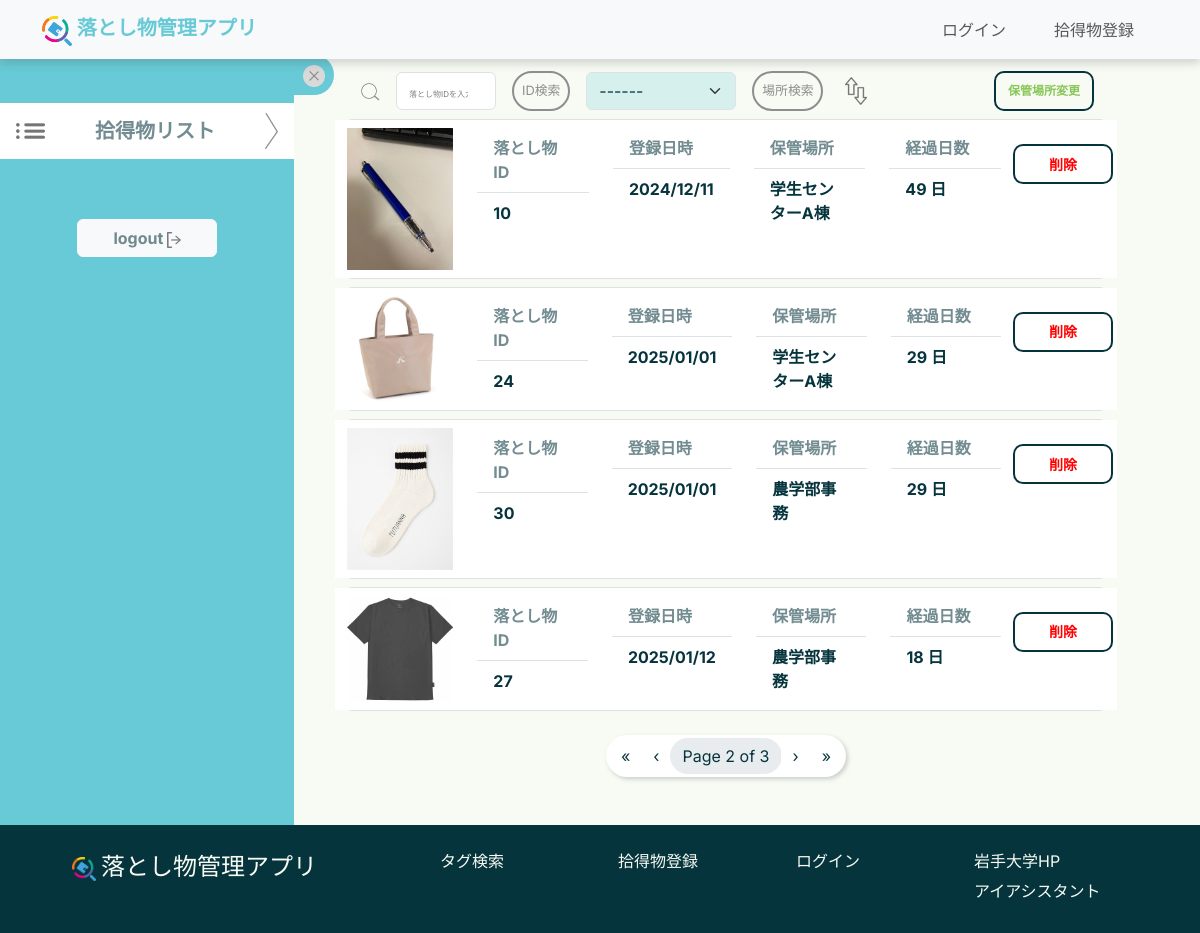
Screenshot of /mypage/administrator/?page=2 with the database file from the repository.
### top/models.py (models this page shows, shortened)
class ItemImage(models.Model):
    id = models.AutoField(primary_key=True)
    item = models.ForeignKey(Item, on_delete=models.CASCADE, verbose_name="Item")
    image_path = models.ImageField(upload_to='item_images/', max_length=255, blank=True, null=True,
                                   verbose_name='Item Images')
    uploaded_at = models.DateTimeField(auto_now_add=True, null=True, blank=True)

class Item(models.Model):
    item_id = models.AutoField(primary_key=True)
    item_name = models.ForeignKey(ItemsNameTag, on_delete=models.CASCADE, verbose_name="Item Name")
    PorD_location = models.ForeignKey(PickedOrDroppedLocationsTag, on_delete=models.CASCADE,
                                      verbose_name="Picked or Dropped Location")
    storage_location = models.ForeignKey(StorageLocationsTag, on_delete=models.CASCADE, verbose_name="Storage Location", null=True)
    item_type = models.IntegerField(verbose_name="Item Type", help_text="0: Found, 1: Lost")
    status = models.SmallIntegerField(verbose_name="Status", help_text="0: Pending, 1: In Progress, 2: Resolved")
    created_at = models.DateTimeField() # 時間を自動的に更新しない
    updated_at = models.DateTimeField(auto_now=True, null=True, blank=True)
    contact_email = models.EmailField(max_length=100, null=True, blank=True)
    contact_phone = models.CharField(max_length=20, null=True, blank=True)
    description = models.TextField(null=True, blank=True)

class StorageLocationsTag(models.Model):
    storage_location_id = models.AutoField(primary_key=True)
    storage_location_name = models.CharField(max_length=100, verbose_name="Storage Location Name",
                                             help_text="Name of the place to store lost items, e.g., administrative office, library, etc.")
    description = models.TextField(null=True, blank=True)
    def __str__(self):
        return self.storage_location_name

### mypage/views.py (the view, shortened to what this page needs)
# urls.py: path("administrator/", views.admin_mypage, name="admin_mypage"),
def admin_mypage(request):
    search_ID = ""
    storage_tags = StorageLocationsTag.objects.all()
    order = request.session.get("order", "asc") # セッションから現在のorderを取得。デフォルトは'asc'
    selected_location = request.session.get("selected_location", "")  # セッションから選択された保管場所を取得
    if selected_location == "":
        founditemimages = ItemImage.objects.select_related("item").order_by("item__created_at")
    else:
        founditemimages = ItemImage.objects.select_related("item").order_by("item__created_at")
        location = StorageLocationsTag.objects.get(storage_location_name=selected_location)
        founditemimages = founditemimages.filter(item__storage_location=location)
    if order == "asc":
        founditemimages = founditemimages.order_by("item__created_at")
    elif order == "des":
        founditemimages = founditemimages.order_by("-item__created_at")
    if search_ID == "":
        pass
    else:
        search_ID = int(search_ID) # item_idのデータ型はint
        founditemimages = founditemimages.filter(item__item_id=search_ID)
    print(order)
    print(selected_location)
    paginator = Paginator(founditemimages, 4)  # 1ページに10件表示
    page_number = request.GET.get('page', 1)
    page_obj = paginator.get_page(page_number)
    return render(request, "administrator.html", {"founditemimages": page_obj, "storagetags": storage_tags})

### mypage/templates/administrator.html (shortened to what this page needs)
{% extends "base.html" %}
{% load static %}
{% block content %}
<body>
    <div class="container-fluid row" style="display: flex; width: 100%">
        <div class="col-xl-3 col-sm-12 text-center" id="sidebar" style="background-color: #67CAD6">
            <div class="list row d-flex justify-content-center align-items-center mt-5" style="color: #06343D90; background-color: #FFFFFF; margin-bottom:60px;">
                <img src="{% static 'imgs\icons\LIST.png' %}" class="col-1" style="width: auto; height: 1em"></img>
                <h4 class="my-3 col-8 fw-bold" style="font-size: 20px;">拾得物リスト</h4>
                <img src="{% static 'imgs\icons\SCROLL ARROW side.png' %}" id="list-arrow" class="col-1" style="width: auto; height: auto"></img>
            </div>
            <a class="navbar-brand" href="{% url 'lostitem:logout' %}">
                <button type="button" class="btn btn-light fw-bold logout mb-5" style="color: #06343D90; width: 140px">
                    logout
                    <img src="{% static 'imgs\icons\logout.png' %}" style="width:auto; height:1em">
                </button>
            </a>
        </div>
        <button id="toggle-btn" class="btn btn-info btn-sm side-btn fw-bold">
            <img src="{% static 'imgs/icons/Component 3.png' %}" id="pls-btn" style="width: 22px; height: 22px;">
        </button>
        <div class="col-xl-8 col-sm-12 my-2" id="main-content">
            <form method="POST">
                <div class="container-fluid">
                    <div class="d-flex flex-column flex-md-row justify-content-between my-2 mb-md-0 gap-3">
                        <div class="d-flex justify-content-center align-items-center">
                            <img src="{% static 'imgs\icons\SEARCH I.png' %}" class="me-3" width="22" height="22">
                            <input type="number" id="searchBox" name="IDsearch" class="form-control me-3" placeholder="落とし物IDを入力" style="width: 100px;" onkeyup="searchButtons()">
                            <button type="submit" class="top-seach-btn p-2 me-3" name="action" value="search" style="white-space: nowrap; ;">ID検索</button>
                            <select id="location" style="width: 150px; background-color: #53C3D233; color: #06343D;" name="search_location" class="form-select me-3">
                                <option value="">------</option>
                            </select>
                            <button type="submit" class="top-seach-btn p-2 me-3" name="action" value="search_location" style="white-space: nowrap;">場所検索</button>
                            <button type="submit" style="height:30px; border: none; background: transparent;" name="action" value="change_order">
                                <img src="{% static 'imgs\icons\arrow.png' %}" alt="Change Order" style="height: 100%;">
                            </button>
                        </div>
                        <div class="d-flex justify-content-end align-items-center">
                            <button type="button" data-bs-toggle="modal" data-bs-target="#MovingMdl" class="btn btn-outline-secondary custom-green fw-bold"
                                    style="width: 100px; height: 40px; color: #8ac75a; border-color: #06343D; border-width: 2px; border-radius: 10px; font-size: 12px;">
                                保管場所変更
                            </button>
                        </div>
                    </div>
                </div>
            </form>
            {% if founditemimages %}
                <div id="content-desktop" style="display:none;">
                    {% for image in founditemimages %}
                        <div class="border my-2 rounded">
                            <div class="row" style="background-color: #FFFFFF;">
                                <img src="{{ image.image_path.url }}" class="col-2 my-2">
                                <div class="col my-2">
                                    <ul class="list-group list-group-flush no-underline">
                                        <li class="list-group-item fw-bold" style="color: #06343D90">落とし物ID</li>
                                        <li class="list-group-item fw-bold" style="color: #06343D">{{ image.item.item_id }}</li>
                                    </ul>
                                </div>
                                <div class="col my-2">
                                    <ul class="list-group list-group-flush no-underline">
                                        <li class="list-group-item fw-bold" style="color: #06343D90">登録日時</li>
                                        <li class="list-group-item fw-bold" style="color: #06343D">{{ image.item.created_at|date:"Y/m/d" }}</li>
                                    </ul>
                                </div>
                                <div class="col my-2">
                                    <ul class="list-group list-group-flush no-underline">
                                        <li class="list-group-item fw-bold" style="color: #06343D90">保管場所</li>
                                        <li class="list-group-item fw-bold" style="color: #06343D">{{ image.item.storage_location }}</li>
                                    </ul>
                                </div>
                                <div class="col my-2">
                                    <ul class="list-group list-group-flush no-underline">
                                        <li class="list-group-item fw-bold" style="color: #06343D90">経過日数</li>
                                        <li class="list-group-item fw-bold" style="color: #06343D">
                                            <span class="elapsed-days" data-created-at="{{ image.item.created_at|date:"Y-m-d H:i:s" }}"></span>
                                        </li>
                                    </ul>
                                </div>
                                <button type="button" class="btn btn-outline-secondary custom-red fw-bold mt-4 me-1 delete-btn"
                                        data-id="{{ image.item.item_id  }}" data-name="{{ image.item.item_id }}"
                                        style="width: 100px; height: 40px; color: #ff0000; border-color: #06343D; border-width: 2px; border-radius: 10px; font-size: 14px;"
                                        data-bs-toggle="modal" data-bs-target="#delete-modal">
                                        削除
                                </button>
                            </div>
                        </div>
                    {% endfor %}
                </div>
                <div class="d-flex justify-content-center my-4">
                    <ul class="pagination">
                        {% if founditemimages.has_previous %}
                            <li class="page-item">
                                <a class="page-link" href="?page=1" aria-label="First">«</a>
                            </li>
                            <li class="page-item">
                                <a class="page-link" href="?page={{ founditemimages.previous_page_number }}" aria-label="Previous">‹</a>
                            </li>
                        {% endif %}
                        <li class="page-item disabled">
                            <span class="page-link">Page {{ founditemimages.number }} of {{ founditemimages.paginator.num_pages }}</span>
                        </li>
                        {% if founditemimages.has_next %}
                            <li class="page-item">
                                <a class="page-link" href="?page={{ founditemimages.next_page_number }}" aria-label="Next">›</a>
                            </li>
                            <li class="page-item">
                                <a class="page-link" href="?page={{ founditemimages.paginator.num_pages }}" aria-label="Last">»</a>
                            </li>
                        {% endif %}
                    </ul>
                </div>
            {% else %}
                <br><br>
                <p>そのような落とし物は登録されていません</p>
            {% endif %}
        </div>
    </div>
</body>
{% endblock content %}

### static/css/style.css (style rules this page uses)
:root { --primary: #67CAD6; --body:#cef1f7; --background:#F7FBF4; --textcolor:#06343D; }
body { font-family: "Inter","Noto Sans JP", sans-serif !important; font-optical-sizing: auto; color:var(--textcolor) !important; background-color:var(--background)!important; }

### static/css/top.css (style rules this page uses)
:root { --primary: #67CAD6; --body:#cef1f7; --background:#F7FBF4; --box-shadow:0 8px 22px rgba(77, 77, 77, 0.204); --textcolor:#06343D; }
.top-seach-btn { border: 2px solid #8e8e8e; color:#8e8e8e; background:var(--background); border-radius: 100vh; text-align: center; font-size: 0.8rem !important; }
.pagination { background-color: #ffffff !important; border-radius: 50px !important; padding: 3px !important; box-shadow:2px 2px 4px rgba(128, 128, 128, 0.371) ; }
.pagination .page-item .page-link { color: var(--textcolor) !important; border: none !important; border-radius: 50px !important; }

### mypage/templates/administrator.html (style rules this page uses)
#sidebar, #toggle-btn, #main-content { transition: transform 0.5s ease; }
#pls-btn { transition: transform 1.2s ease; }
.side-btn { border-radius: 0 50px 50px 0; background-color: #67CAD6; color: #06343d; border: 0px solid #06343d80; width: 40px; height: 40px; }
#searchBox::placeholder { font-size: 8px; color: gray; }

### rows the page displays
ItemImage: image_path (picture), item.item_id "10", item.created_at "2024/12/11", item.storage_location "学生センターA棟"
ItemImage: image_path (picture), item.item_id "24", item.created_at "2025/01/01", item.storage_location "学生センターA棟"
ItemImage: image_path (picture), item.item_id "30", item.created_at "2025/01/01", item.storage_location "農学部事務"
ItemImage: image_path (picture), item.item_id "27", item.created_at "2025/01/12", item.storage_location "農学部事務"

### other values shown
{{ founditemimages.number }} "2"
{{ founditemimages.paginator.num_pages }} "3"
